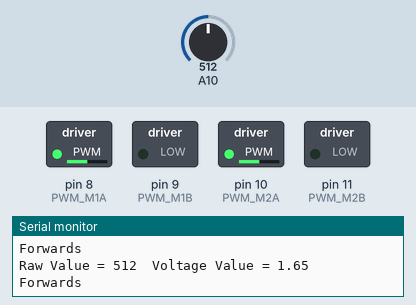
This sketch was run on a simulated Arduino Mega 2560, built with avr-gcc and run on an emulated ATmega2560. On the bench: switched loads named in the sketch (green lamp = pin HIGH), the last lines printed to the serial monitor. The inputs (shaded band) are chosen by the test bench; at power-on: A10 = 512.

Above: at 1.2 s.
1.3 s: A10 set to 638
2.8 s: A10 set to 661
At 3.6 s:
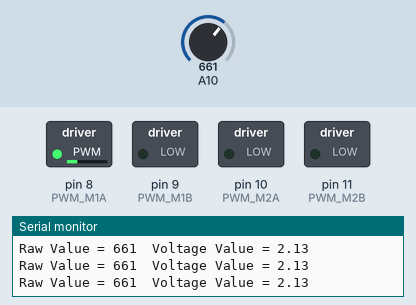
4.3 s: A10 set to 900
At 5.3 s:
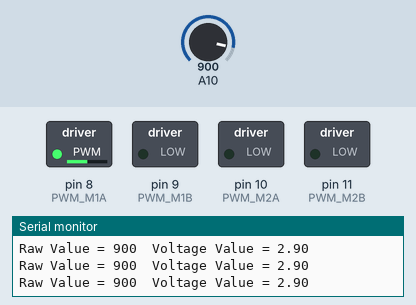
5.8 s: A10 set to 986
At 7.0 s:
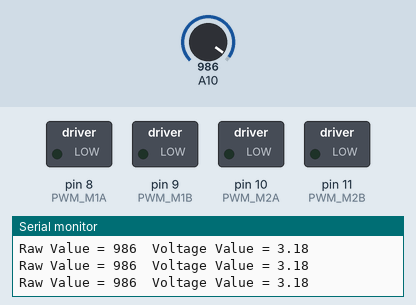
7.3 s: A10 set to 1017
8.8 s: A10 set to 716
At 9.4 s:
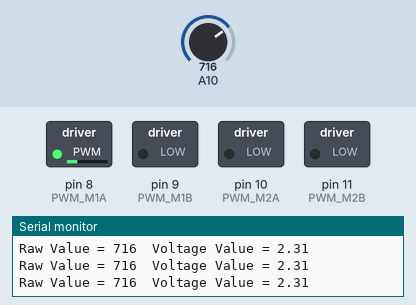
Timing chart, 0 to 11.3 s (numbered marks = the images above; inputs shaded):
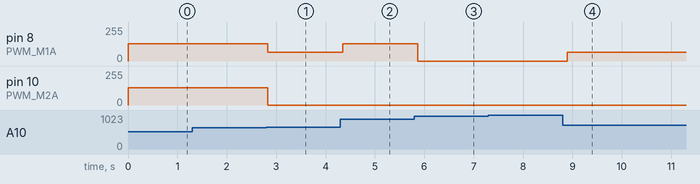

The sketch:

Line_Follower.ino
```cpp
// Define motor control pins
#define PWM_M1A 8  // Left Motor 1 Forward
#define PWM_M1B 9  // Left Motor 1 Backward
#define PWM_M2A 10 // Right Motor 2 Forward
#define PWM_M2B 11 // Right Motor 2 Backward

const int Sensor_pin = 26; // Line sensor pin = 26

// Function to set motor throttle (speed and direction)
// Throttle range: -255 to +255
void setMotor(int pinA, int pinB, int throttle) {
  if (throttle > 0) {
    analogWrite(pinA, throttle); // Forward
    analogWrite(pinB, 0);
  } else if (throttle < 0) {
    analogWrite(pinA, 0);
    analogWrite(pinB, -throttle); // Backward
  } else {
    analogWrite(pinA, 0); // Stop
    analogWrite(pinB, 0);
  }
}

// Function of 2 wheeled differential drive
void move_forward(int speed) {
  Serial.println("\nForwards");
  setMotor(PWM_M1A, PWM_M1B, speed); // Motor 1 forward * 255 = full speed
  setMotor(PWM_M2A, PWM_M2B, speed); // Motor 2 forward * 128 = half speed
}
void reverse(int speed) {
  Serial.println("\nBackwards");
  setMotor(PWM_M1A, PWM_M1B, -speed); // Motor 1 backward
  setMotor(PWM_M2A, PWM_M2B, -speed); // Motor 2 backward
}
void turn_right(int speed) {
  setMotor(PWM_M1A, PWM_M1B, speed); // Motor 1 forward
  setMotor(PWM_M2A, PWM_M2B, 0); // Motor 2 stop
}
void turn_left(int speed) {
  setMotor(PWM_M1A, PWM_M1B, 0); // Motor 1 stop
  setMotor(PWM_M2A, PWM_M2B, speed); // Motor 2 forward
}
void stop() {
  setMotor(PWM_M1A, PWM_M1B, 0); // Motor 1 stop
  setMotor(PWM_M2A, PWM_M2B, 0); // Motor 2 stop
}

void setup() {
  // Initialize serial communication
  Serial.begin(115200);

  // Set motor control pins as output
  pinMode(PWM_M1A, OUTPUT);
  pinMode(PWM_M1B, OUTPUT);
  pinMode(PWM_M2A, OUTPUT);
  pinMode(PWM_M2B, OUTPUT);
}

void loop() {
  // Read analog value from the line sensor
  int sensorValue = analogRead(Sensor_pin);
  float voltage = (sensorValue * 3.3) / 1023.0;  // Convert to voltage

  // Print the sensor value (for debugging)
  Serial.print("Raw Value = ");
  Serial.print(sensorValue);
  Serial.print("\tVoltage Value = ");
  Serial.println(voltage);

  // Robot movement logic based on sensor value (adjusted for Arduino)
  if (voltage > 1.6 && voltage < 2.1) {
    move_forward(128);
  }
  else if (voltage > 1.2 && voltage < 1.6) {
    turn_left(64);
  }
  else if (voltage > 0.33 && voltage < 1.2) {
    turn_left(128);
  }
  else if (voltage > 2.1 && voltage < 2.7) {
    turn_right(64);
  }
  else if (voltage > 2.7 && voltage < 2.97) {
    turn_right(128);
  }
  else if (voltage < 0.33 || voltage > 2.97) {
    stop(); // No movement if sensor is off track
  }

  delay(100);  // Small delay for stability
}
```

Measured:
- the behaviour switches between 650 and 651 on A10 (found by bisection; images 0 and 1)
- after the input at 2.8 s, pin 8 (PWM_M1A): 128/255 → 64/255 at once; pin 10 (PWM_M2A): 128/255 → 0/255 at once
- after the input at 4.3 s, pin 8 (PWM_M1A): 64/255 → 128/255 after 0.05 s
- after the input at 5.8 s, pin 8 (PWM_M1A): 128/255 → 0/255 after 0.07 s
- after the input at 8.8 s, pin 8 (PWM_M1A): 0/255 → 64/255 after 0.10 s
